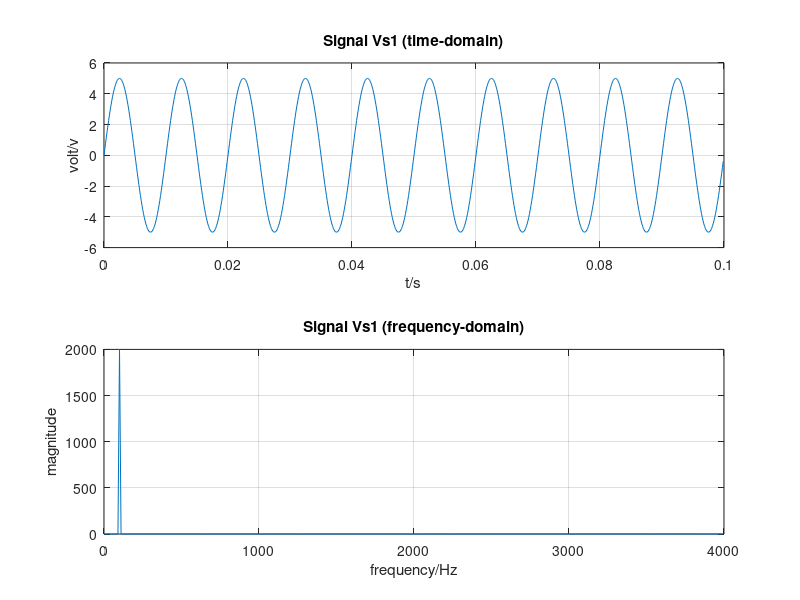

Recreate this plot in MATLAB. (Note: this script raises an error after producing the figure.)
close all; clear all;

%% Generate signal Vs1
% parameter
fs = 8000;                                                                  % sampling frequency in Hz
f = 100;                                                                   % frequency of signal Vs1 in Hz
A = 5;                                                                      % amplitude of signal Vs1 in watts
t = 0:1/fs:0.1-1/fs;                                                          % length of x-axis

% generate signal Vs1
Vs1 = A*sin(2*pi*f*t);                                                      

% plot Vs1 in time domain
figure;
subplot(2,1,1);
plot(t, Vs1);
title('Signal Vs1 (time-domain)');
xlabel('t/s'); ylabel('volt/v'); grid on;

% plot Vs1 in frequency domain
N = length(Vs1);                                                            % length of signal Vs1
fftVs1 = fft(Vs1);                                                         
fax_Hz = (0:N-1)*(fs/N);                                                    % frequency axis
subplot(2,1,2);
plot(fax_Hz(1:ceil(N/2)), abs(fftVs1(1:ceil(N/2))));                        % plot single sided frequency spectrum
title('Signal Vs1 (frequency-domain)');
xlabel('frequency/Hz'); ylabel('magnitude'); grid on;

%% Amplifier A1
% parameter
G1 = 10;                                                                    % gain in dB
Ph1 = 45;                                                                   % added phase in 
Vn1 = 10;                                                                  % added noise in dB

% add phase
Ph1 = Ph1*pi/180;                                                           % convert degree to rad
%Vs1 = A*sin(2*pi*f*t+Ph1);                                                  % add phase to signal Vs1
Vs1 = circshift(Vs1, 45);
% add noise
sigPower = sum(Vs1.^2)/N;                                                   % calculate signal Vs1 power in watt
sigPower = 10*log10(sigPower);                                              % convert signal power from watt to dB
noisePower = 10^(Vn1/10);                                                   % calculate noise power in watt
ampNoise = sqrt(noisePower)*randn(1,N);                                     % generate noise signal
SNR = snr(Vs1, ampNoise);                                                   % calculate SNR in dB
Amp1 = Vs1+ampNoise;                                                        % add amplifier noise to signal Vs1

% add gain
G1 = 10^(G1/20);                                                            % convert voltage gain from dB to linear
Amp1 = Amp1.* G1;                                                           % amplify signal Vs1

% plot output of amplifier A1 in time domain
figure;
subplot(3,1,1);
plot(t,Amp1); hold on;
% plot(t,ampNoise); hold on;
% plot(t,Vs1); hold on;
title('Output of amplifier A1(time-domain)');
xlabel('t/s'); ylabel('volt/v'); grid on;

% plot output of amplifier A1 in frequency domain
fftAmp1 = fft(Amp1);                                                         
subplot(3,1,2);
plot(fax_Hz(1:ceil(N/2)), abs(fftAmp1(1:ceil(N/2))));                         % plot single sided frequency spectrum
title('Output of amplifier A1(frequency-domain)');
xlabel('frequency/Hz'); ylabel('magnitude'); grid on;

% plot power spectrum of output of amplifier A1
absfftA1 = abs(fftAmp1);                                                      
powerAmp1 = absfftA1.^2/(N);
subplot(3,1,3);
plot(fax_Hz(1:ceil(N/2)) ,10*log10(powerAmp1(1:ceil(N/2)))); grid on;       % plot power spectrum in dB
title('Output of amplifier A1(power spectrum)');
xlabel('frequency/Hz'); ylabel('power/dB'); grid on;

%% Add dispersion
figure;
Amp1 = ifft(fftAmp1);
plot(Amp1);
